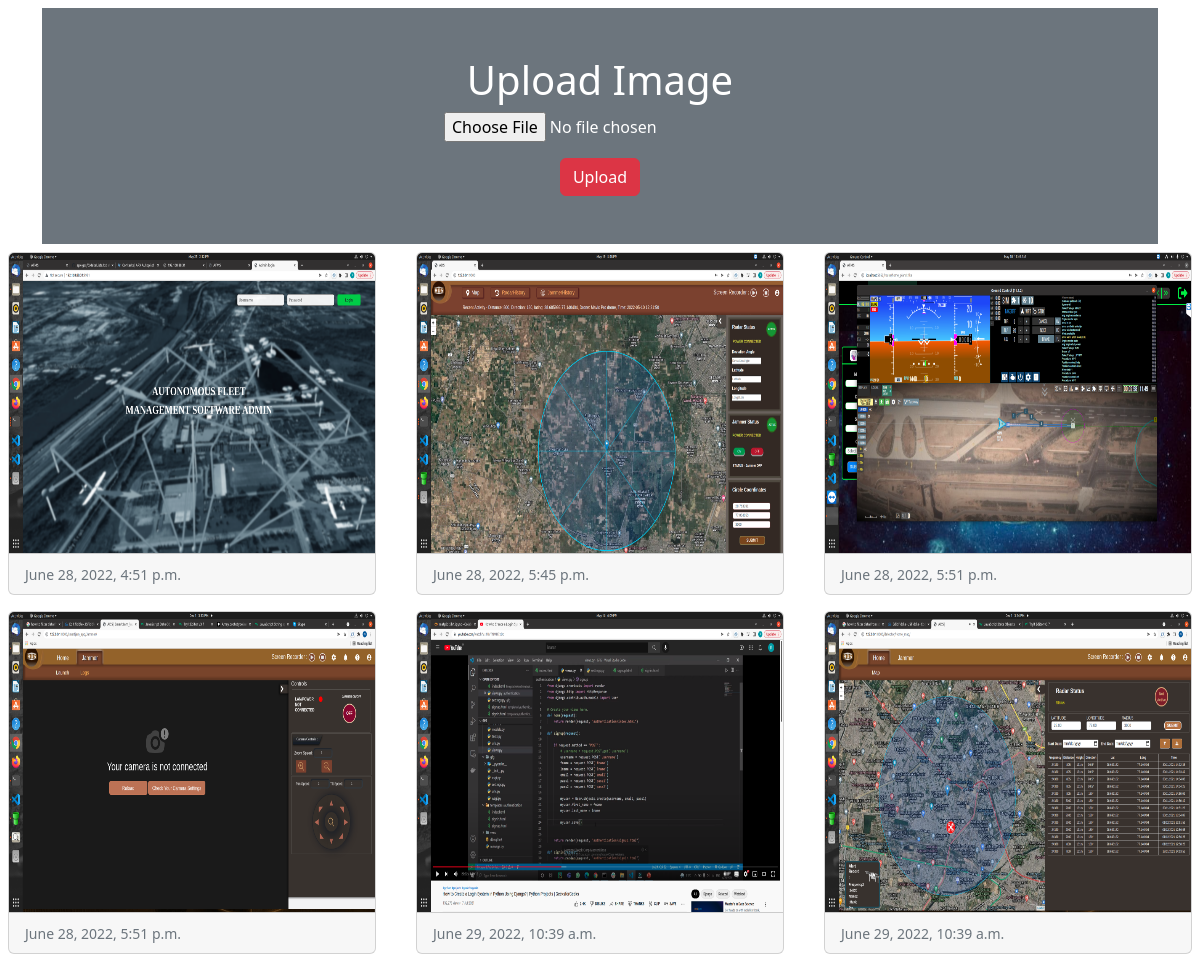
The page / on the database its author committed.
### myapp/models.py (models this page shows)
class Image(models.Model):
    photo = models.ImageField(upload_to='myimage')
    date = models.DateTimeField(auto_now_add=True)

### myapp/views.py (the view)
# urls.py: 2. Add a URL to urlpatterns:  path('', views.home, name='home')
def home(request):
    if request.method == 'POST':
        form = ImageForm(request.POST,request.FILES)
        if form.is_valid():
            form.save()
    form = ImageForm()
    img = Image.objects.all()
    return render(request,'myapp/home.html',{'img':img,'form':form})

### myapp/forms.py
class ImageForm(forms.ModelForm):
    class Meta:
        model = Image
        fields = '__all__'
        labels = {'photo':""}

### myapp/templates/myapp/home.html (shortened to what this page needs)
<!doctype html>
<html lang="en">
  <head>
    <link href="https://cdn.jsdelivr.net/npm/bootstrap@5.2.0-beta1/dist/css/bootstrap.min.css" rel="stylesheet">
  </head>
  <body>
    <div class="container mt-2">
        <div class='py-5 text-center bg-secondary text-white' >
            <h1>Upload Image</h1>
            <form action="" method='post' enctype='multipart/form-data'>
                {{form.as_p}}
                <input type="submit" value='Upload' class='btn btn-danger '>
            </form>
        </div>
    </div>
    <div class="row">
        {% for x in img %}
        <div class="col-sm-4">
            <div class="card m-2">
                <img src="{{x.photo.url}}" alt="" class='card-img-top' height="300px" weight='200px'>
                <div class="card-footer">
                    <small class="text-muted">
                        {{x.date}}
                    </small>
                </div>
            </div>
        </div>
        {% endfor%}
    </div>
  </body>
</html>

### rows shown on the page
Image: photo (picture), date "June 28, 2022, 4:51 p.m."
Image: photo (picture), date "June 28, 2022, 5:45 p.m."
Image: photo (picture), date "June 28, 2022, 5:51 p.m."
Image: photo (picture), date "June 28, 2022, 5:51 p.m."
Image: photo (picture), date "June 29, 2022, 10:39 a.m."
Image: photo (picture), date "June 29, 2022, 10:39 a.m."
